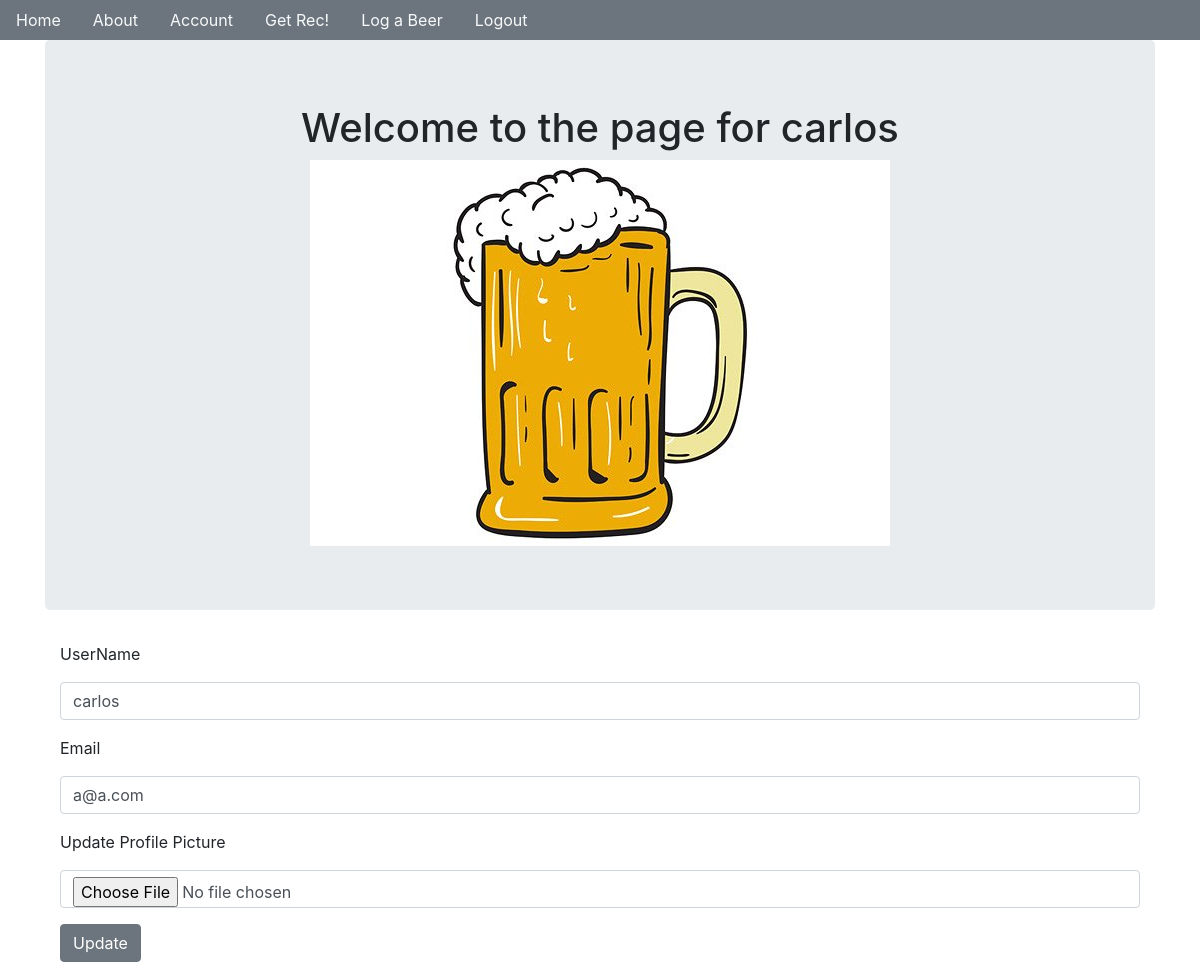
Page /account (signed in) on the earlier database version.
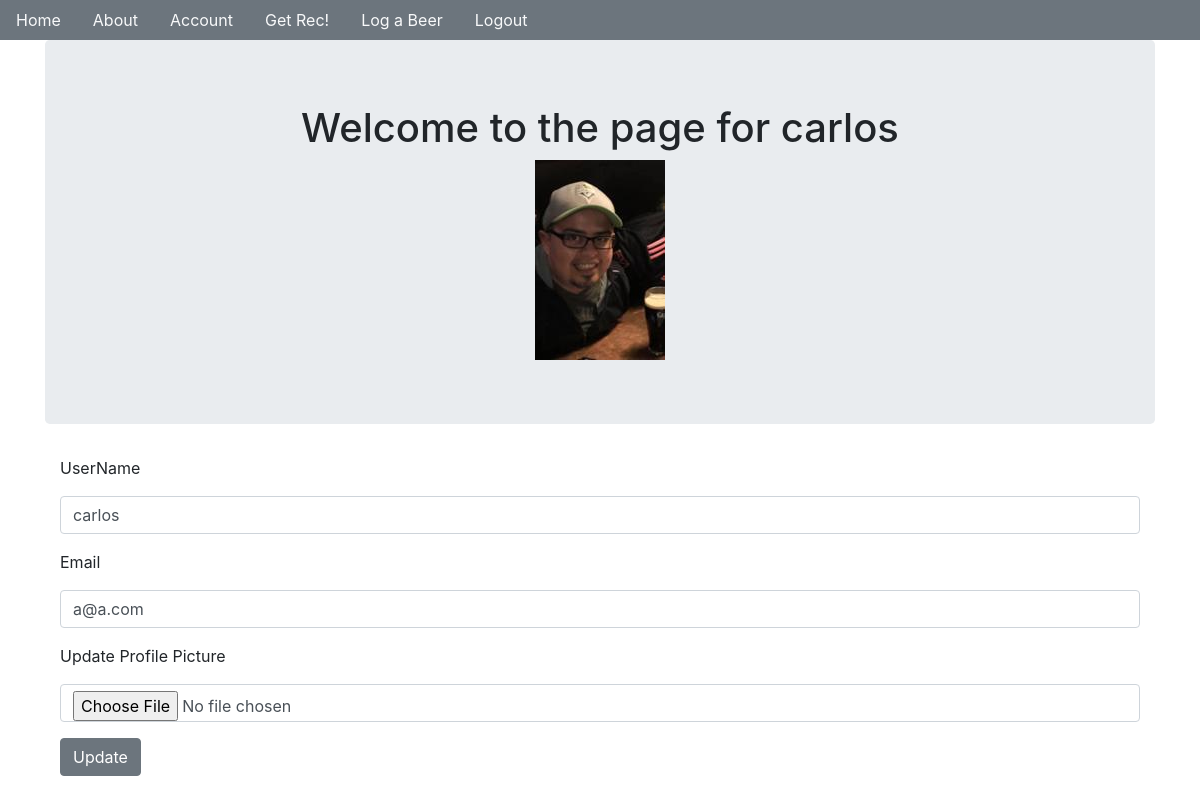
Same page on the later database version.
### beer_app/models.py (models this page shows, shortened)
class User(db.Model, UserMixin):
    __tablename__ = 'users'
    id = db.Column(db.Integer, primary_key=True)
    profile_image = db.Column(
        db.String(64), nullable=False, default='default_profile.png')
    email = db.Column(db.String(64), unique=True, index=True)
    username = db.Column(db.String(64), unique=True, index=True)
    password_hash = db.Column(db.String(128))
    transactions = db.relationship('Log', backref='user', lazy='dynamic')
    recommendations = db.relationship(
        'Rec', backref='user', lazy='dynamic')

### beer_app/users/views.py (the view)
@users.route('/account', methods=['GET', 'POST'])
@login_required
def account():
    form = UpdateUserForm()
    if form.validate_on_submit():
        if form.picture.data:
            username = current_user.username
            pic = add_profile_pic(form.picture.data, username)
            current_user.profile_image = pic
        current_user.name = form.username.data
        current_user.email = form.email.data
        db.session.commit()
        flash('User account updated!')
        return redirect(url_for('users.account'))
    elif request.method == 'GET':
        form.username.data = current_user.username
        form.email.data = current_user.email
    profile_image = url_for(
        'static', filename='profile_pics/'+current_user.profile_image)
    return render_template('account.html', profile_image=profile_image, form=form)

### beer_app/users/forms.py (shortened to what this page needs)
class UpdateUserForm(FlaskForm):
    email = StringField('Email', validators=[DataRequired(),Email()])
    username = StringField('UserName',validators=[DataRequired()])
    picture = FileField('Update Profile Picture',validators=[FileAllowed(['jpg','png'])])
    submit = SubmitField('Update')

### beer_app/models.py (called while the page is built)
@login_manager.user_loader
def load_user(user_id):
    return User.query.get(user_id)

### beer_app/templates/account.html (shortened to what this page needs)
{% extends "base.html" %}
{% block content %}
<div class='jumbotron'>
    <div align='center'>
        <h1>Welcome to the page for {{current_user.username}}</h1>
        <img align='center' src="{{url_for('static',filename='profile_pics/'+current_user.profile_image)}}" alt="">
    </div>
</div>
<div class='container'>
    <form method="POST" action="" enctype="multipart/form-data">
            <div class='form-group'>
                {{form.username.label(class='form-group')}}
                {{form.username(class='form-control')}}
            </div>
            <div class='form-group'>
                {{form.email.label(class='form-group')}}
                {{form.email(class='form-control')}}
            </div>
            <div class='form-group'>
                {{form.picture.label(class='form-group')}}
                {{form.picture(class='form-control')}}
            </div>
            <div class='form-group'>
                {{form.submit(class='btn btn-secondary')}}
            </div>
    </form>
</div>
{% endblock %}

### beer_app/templates/base.html (shortened to what this page needs)
<!DOCTYPE html>
<html lang="en" dir='ltr'>
<head>
    <link rel="stylesheet" href="https://stackpath.bootstrapcdn.com/bootstrap/4.4.1/css/bootstrap.min.css"
>
</head>
<body>
    <ul class='nav sticky-top bg-secondary' >
        <li class='nav-link'>
            <a class='text-light' href="{{url_for('core.index')}}">Home</a>
        </li>
        <li class='nav-link'>
            <a class='text-light' href="{{url_for('core.info')}}">About</a>
        </li>
        {% if current_user.is_authenticated %}
        <li class='nav-link'>
            <a class='text-light' href="{{url_for('users.account')}}">Account</a>
        </li>
        <li class='nav-link'>
            <a class='text-light' href="{{url_for('transactions.get_rec')}}">Get Rec!</a>
        </li>
        <li class='nav-link'>
            <a class='text-light' href="{{url_for('transactions.log_item')}}">Log a Beer</a>
        </li>
        <li class='nav-link'>
            <a class='text-light' href="{{url_for('users.logout')}}">Logout</a>
        </li>
        {% endif %}
    </ul>
    <div class='container'>
        {% block content %}
        {% endblock %}
    </div>
</body>
</html>

Differences in the rows shown:
changed User "carlos": profile_image: picture added in place of a placeholder
